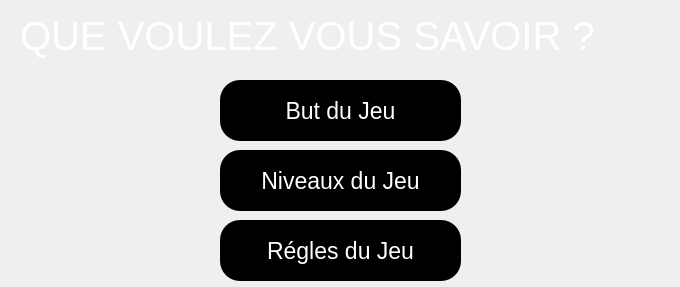
<?xml version="1.0" encoding="UTF-8"?>
<ui version="4.0">
 <class>MyDialog</class>
 <widget class="QDialog" name="MyDialog">
  <property name="geometry">
   <rect>
    <x>0</x>
    <y>0</y>
    <width>680</width>
    <height>287</height>
   </rect>
  </property>
  <property name="windowTitle">
   <string>Dialog</string>
  </property>
  <property name="styleSheet">
   <string notr="true">background-image: url(:/img/img/qmsg box.jpg);</string>
  </property>
  <widget class="QLabel" name="label">
   <property name="geometry">
    <rect>
     <x>20</x>
     <y>0</y>
     <width>651</width>
     <height>71</height>
    </rect>
   </property>
   <property name="styleSheet">
    <string notr="true">color: white; font-size: 40px;font-family: 'Arial Black', Gadget, sans-serif;</string>
   </property>
   <property name="text">
    <string>QUE VOULEZ VOUS SAVOIR ?</string>
   </property>
  </widget>
  <widget class="QPushButton" name="pushButton_2">
   <property name="geometry">
    <rect>
     <x>220</x>
     <y>150</y>
     <width>241</width>
     <height>61</height>
    </rect>
   </property>
   <property name="styleSheet">
    <string notr="true">QPushButton#pushButton_2 {
color: white ;
font-family: 'Arial Black', Gadget, sans-serif; font-size:23px;
text-transform: uppercase;
background: black;
padding: 5px;
border-radius: 20px;
display: inline-block;
border: none;
}

 QPushButton#pushButton_2:hover {
color:black;
background: white	;
letter-spacing: 1px;

}</string>
   </property>
   <property name="text">
    <string>Niveaux du Jeu</string>
   </property>
  </widget>
  <widget class="QPushButton" name="pushButton_3">
   <property name="geometry">
    <rect>
     <x>220</x>
     <y>220</y>
     <width>241</width>
     <height>61</height>
    </rect>
   </property>
   <property name="styleSheet">
    <string notr="true">QPushButton#pushButton_3 {
color: white ;
font-family: 'Arial Black', Gadget, sans-serif; font-size:23px;
text-transform: uppercase;
background: black;
padding: 5px;
border-radius: 20px;
display: inline-block;
border: none;
}

 QPushButton#pushButton_3:hover {
color:black;
background: white	;
letter-spacing: 1px;

}</string>
   </property>
   <property name="text">
    <string>Régles du Jeu</string>
   </property>
  </widget>
  <widget class="QLabel" name="help_label_2">
   <property name="geometry">
    <rect>
     <x>470</x>
     <y>80</y>
     <width>221</width>
     <height>201</height>
    </rect>
   </property>
   <property name="text">
    <string/>
   </property>
  </widget>
  <widget class="QPushButton" name="pushButton">
   <property name="geometry">
    <rect>
     <x>220</x>
     <y>80</y>
     <width>241</width>
     <height>61</height>
    </rect>
   </property>
   <property name="styleSheet">
    <string notr="true">QPushButton#pushButton {
color: white ;
font-family: 'Arial Black', Gadget, sans-serif; font-size:23px;
text-transform: uppercase;
background: black;
padding: 5px;
border-radius: 20px;
display: inline-block;
border: none;
}

 QPushButton#pushButton:hover {
color:black;
background: white	;
letter-spacing: 1px;

}</string>
   </property>
   <property name="text">
    <string>But du Jeu</string>
   </property>
  </widget>
  <widget class="QLabel" name="help_label">
   <property name="geometry">
    <rect>
     <x>0</x>
     <y>80</y>
     <width>191</width>
     <height>201</height>
    </rect>
   </property>
   <property name="text">
    <string/>
   </property>
  </widget>
  <zorder>pushButton_2</zorder>
  <zorder>pushButton_3</zorder>
  <zorder>pushButton</zorder>
  <zorder>label</zorder>
  <zorder>help_label_2</zorder>
  <zorder>help_label</zorder>
 </widget>
 <resources/>
 <connections/>
</ui>
